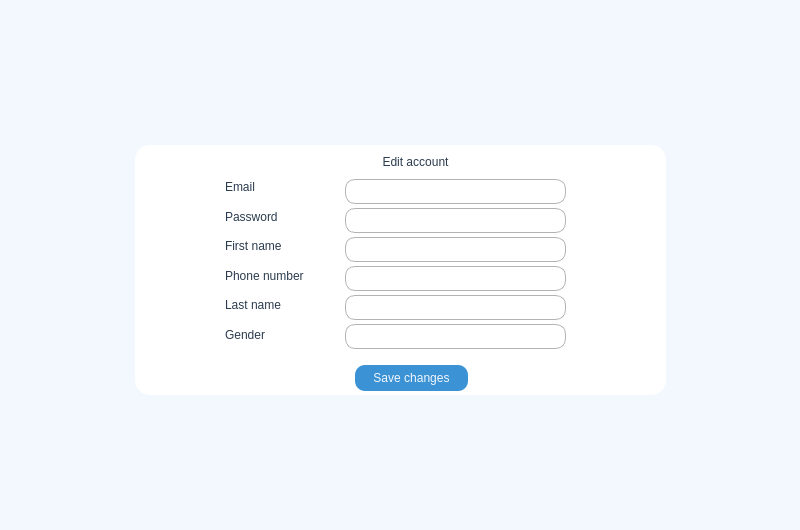
<?xml version="1.0" encoding="UTF-8"?>
<ui version="4.0">
 <class>Form</class>
 <widget class="QWidget" name="Form">
  <property name="geometry">
   <rect>
    <x>0</x>
    <y>0</y>
    <width>800</width>
    <height>530</height>
   </rect>
  </property>
  <property name="minimumSize">
   <size>
    <width>800</width>
    <height>530</height>
   </size>
  </property>
  <property name="maximumSize">
   <size>
    <width>800</width>
    <height>530</height>
   </size>
  </property>
  <property name="windowTitle">
   <string>SignUp</string>
  </property>
  <widget class="QLabel" name="label">
   <property name="geometry">
    <rect>
     <x>0</x>
     <y>0</y>
     <width>800</width>
     <height>530</height>
    </rect>
   </property>
   <property name="styleSheet">
    <string notr="true"/>
   </property>
   <property name="text">
    <string/>
   </property>
  </widget>
  <widget class="QFrame" name="frame_2">
   <property name="geometry">
    <rect>
     <x>0</x>
     <y>0</y>
     <width>800</width>
     <height>530</height>
    </rect>
   </property>
   <property name="styleSheet">
    <string notr="true">background-color: rgb(243,247,254)</string>
   </property>
   <property name="frameShape">
    <enum>QFrame::NoFrame</enum>
   </property>
   <property name="frameShadow">
    <enum>QFrame::Raised</enum>
   </property>
   <widget class="QFrame" name="frame">
    <property name="geometry">
     <rect>
      <x>135</x>
      <y>145</y>
      <width>531</width>
      <height>250</height>
     </rect>
    </property>
    <property name="styleSheet">
     <string notr="true">background-color: rgb(255, 255, 255);
border-radius: 15px;</string>
    </property>
    <property name="frameShape">
     <enum>QFrame::NoFrame</enum>
    </property>
    <property name="frameShadow">
     <enum>QFrame::Raised</enum>
    </property>
    <widget class="QLabel" name="label_2">
     <property name="geometry">
      <rect>
       <x>220</x>
       <y>7</y>
       <width>121</width>
       <height>20</height>
      </rect>
     </property>
     <property name="styleSheet">
      <string notr="true">font: 15pt &quot;Andale Mono&quot;;
color:rgb(43,59,78);</string>
     </property>
     <property name="text">
      <string>Edit account</string>
     </property>
     <property name="alignment">
      <set>Qt::AlignCenter</set>
     </property>
    </widget>
    <widget class="QWidget" name="verticalLayoutWidget">
     <property name="geometry">
      <rect>
       <x>210</x>
       <y>30</y>
       <width>221</width>
       <height>178</height>
      </rect>
     </property>
     <layout class="QVBoxLayout" name="verticalLayout">
      <property name="spacing">
       <number>0</number>
      </property>
      <item>
       <widget class="QLineEdit" name="email_edit_line">
        <property name="minimumSize">
         <size>
          <width>0</width>
          <height>25</height>
         </size>
        </property>
        <property name="mouseTracking">
         <bool>false</bool>
        </property>
        <property name="acceptDrops">
         <bool>true</bool>
        </property>
        <property name="styleSheet">
         <string notr="true">QLineEdit {
	border: 1px solid rgb(179, 179, 179);
	border-radius:10px;
	color:rgb(43,59,78);
}</string>
        </property>
       </widget>
      </item>
      <item>
       <widget class="QLineEdit" name="password_edit_line">
        <property name="minimumSize">
         <size>
          <width>0</width>
          <height>25</height>
         </size>
        </property>
        <property name="styleSheet">
         <string notr="true">QLineEdit {
	border: 1px solid rgb(179, 179, 179);
	border-radius:10px;
	color:rgb(43,59,78);
}</string>
        </property>
       </widget>
      </item>
      <item>
       <widget class="QLineEdit" name="fname_edit_line">
        <property name="minimumSize">
         <size>
          <width>0</width>
          <height>25</height>
         </size>
        </property>
        <property name="styleSheet">
         <string notr="true">QLineEdit {
	border: 1px solid rgb(179, 179, 179);
	border-radius:10px;
	color:rgb(43,59,78);
}</string>
        </property>
       </widget>
      </item>
      <item>
       <widget class="QLineEdit" name="phnumber_edit_line">
        <property name="minimumSize">
         <size>
          <width>0</width>
          <height>25</height>
         </size>
        </property>
        <property name="styleSheet">
         <string notr="true">QLineEdit {
	border: 1px solid rgb(179, 179, 179);
	border-radius:10px;
	color:rgb(43,59,78);
}</string>
        </property>
       </widget>
      </item>
      <item>
       <widget class="QLineEdit" name="lname_edit_line">
        <property name="minimumSize">
         <size>
          <width>0</width>
          <height>25</height>
         </size>
        </property>
        <property name="styleSheet">
         <string notr="true">QLineEdit {
	border: 1px solid rgb(179, 179, 179);
	border-radius:10px;
	color:rgb(43,59,78);
}</string>
        </property>
       </widget>
      </item>
      <item>
       <widget class="QLineEdit" name="gender_edit_line">
        <property name="minimumSize">
         <size>
          <width>0</width>
          <height>25</height>
         </size>
        </property>
        <property name="styleSheet">
         <string notr="true">QLineEdit {
	border: 1px solid rgb(179, 179, 179);
	border-radius:10px;
	color:rgb(43,59,78);
}</string>
        </property>
       </widget>
      </item>
     </layout>
    </widget>
    <widget class="QWidget" name="verticalLayoutWidget_2">
     <property name="geometry">
      <rect>
       <x>90</x>
       <y>30</y>
       <width>108</width>
       <height>171</height>
      </rect>
     </property>
     <layout class="QVBoxLayout" name="verticalLayout_2">
      <item>
       <widget class="QLabel" name="label_4">
        <property name="styleSheet">
         <string notr="true">font: 13pt &quot;Andale Mono&quot;;
color:rgb(43,59,78);</string>
        </property>
        <property name="text">
         <string>Email</string>
        </property>
       </widget>
      </item>
      <item>
       <widget class="QLabel" name="label_5">
        <property name="styleSheet">
         <string notr="true">font: 13pt &quot;Andale Mono&quot;;
color:rgb(43,59,78);</string>
        </property>
        <property name="text">
         <string>Password</string>
        </property>
       </widget>
      </item>
      <item>
       <widget class="QLabel" name="label_7">
        <property name="styleSheet">
         <string notr="true">font: 13pt &quot;Andale Mono&quot;;
color:rgb(43,59,78);</string>
        </property>
        <property name="text">
         <string>First name</string>
        </property>
       </widget>
      </item>
      <item>
       <widget class="QLabel" name="label_8">
        <property name="styleSheet">
         <string notr="true">font: 13pt &quot;Andale Mono&quot;;
color:rgb(43,59,78);</string>
        </property>
        <property name="text">
         <string>Phone number</string>
        </property>
       </widget>
      </item>
      <item>
       <widget class="QLabel" name="label_6">
        <property name="styleSheet">
         <string notr="true">font: 13pt &quot;Andale Mono&quot;;
color:rgb(43,59,78);</string>
        </property>
        <property name="text">
         <string>Last name</string>
        </property>
       </widget>
      </item>
      <item>
       <widget class="QLabel" name="label_3">
        <property name="styleSheet">
         <string notr="true">font: 13pt &quot;Andale Mono&quot;;
color:rgb(43,59,78);</string>
        </property>
        <property name="text">
         <string>Gender</string>
        </property>
       </widget>
      </item>
     </layout>
    </widget>
    <widget class="QPushButton" name="save_changes_btn">
     <property name="geometry">
      <rect>
       <x>220</x>
       <y>220</y>
       <width>113</width>
       <height>26</height>
      </rect>
     </property>
     <property name="styleSheet">
      <string notr="true">QPushButton {
	background-color: rgb(59, 146, 212);
	color:rgb(243,247,254);
	border: 0px solid;
	border-radius: 10px;
	font: 10pt &quot;Andale Mono&quot;;
}

QPushButton:hover {
	background-color: rgb(243,247,254);
	color:rgb(59, 146, 212);
}</string>
     </property>
     <property name="text">
      <string>Save changes</string>
     </property>
    </widget>
   </widget>
  </widget>
 </widget>
 <resources/>
 <connections/>
</ui>
